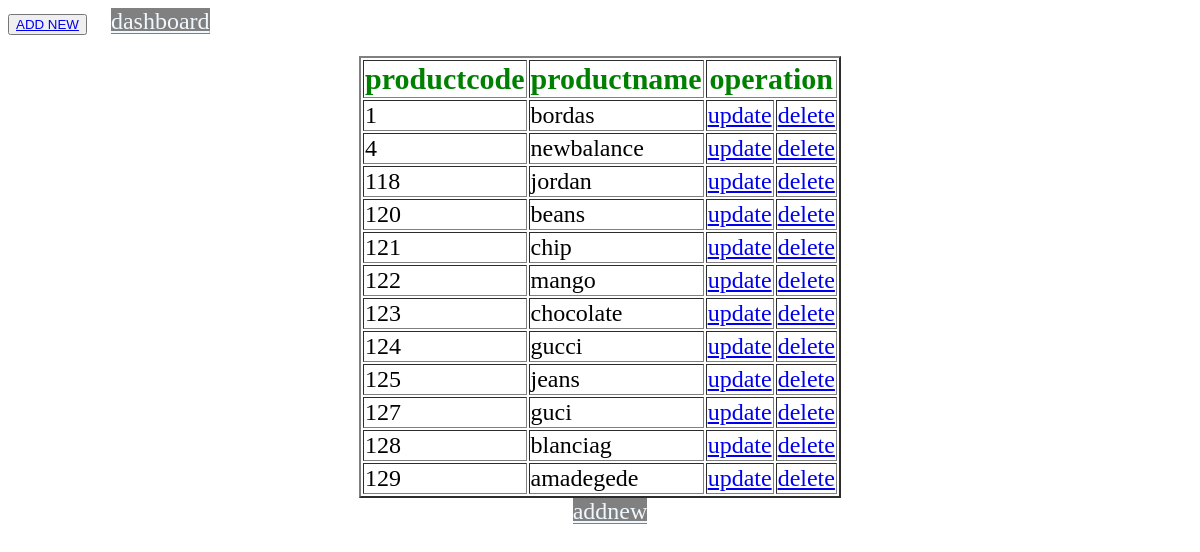
Screenshot of /productselect.php with the database file from the repository.
### tables this page shows
CREATE TABLE `product` (
  `productCode` int(100) NOT NULL,
  `productName` varchar(100) NOT NULL
);

### productselect.php (the view, shortened to what this page needs)
<!DOCTYPE html>
<html>
<head>
	<button><a href="product1.php">ADD NEW</a></button>
</head>
<body>
	<a href="index.php" class="dash">dashboard</a>
	<center>
<table border="2">
	<tr>
		<th>productcode</th>
		<th>productname</th>
		<th colspan="2">operation</th>
	</tr>
	<?php
	include('connection.php');
	$select="select * from product";
	$query=mysqli_query($conn,$select);
	while($fetch=mysqli_fetch_array($query)){
		?>
		<tr>
			<td><?php echo $fetch['productCode'];?></td>
			<td><?php echo $fetch['productName'];?></td>
			<td><a href="productupdate.php?productCode=<?php echo $fetch['productCode'];?>">update</a></td>
			<td><a href="productdelete.php?productCode=<?php echo $fetch['productCode'];?>">delete</a></td>
		</tr>
	<?php
	}
	?>
</table>
<a href="product1.php" class="dash">addnew</a>
</center>
</body>
</html>

### productselect.php (style rules this page uses)
table { width: 40%; }
td { width: 60px; font-size: x-large; }
th { color: green; font-size: 30px; font-style: border; }
.dash { width: 90px; font-weight: 100; background-color: gray; margin-left: 20px; font-size: x-large; color: aliceblue; }

### rows the page displays
product: productCode "1", productName "bordas"
product: productCode "4", productName "newbalance"
product: productCode "118", productName "jordan"
product: productCode "120", productName "beans"
product: productCode "121", productName "chip"
product: productCode "122", productName "mango"
product: productCode "123", productName "chocolate"
product: productCode "124", productName "gucci"
product: productCode "125", productName "jeans"
product: productCode "127", productName "guci"
product: productCode "128", productName "blanciag"
product: productCode "129", productName "amadegede"
